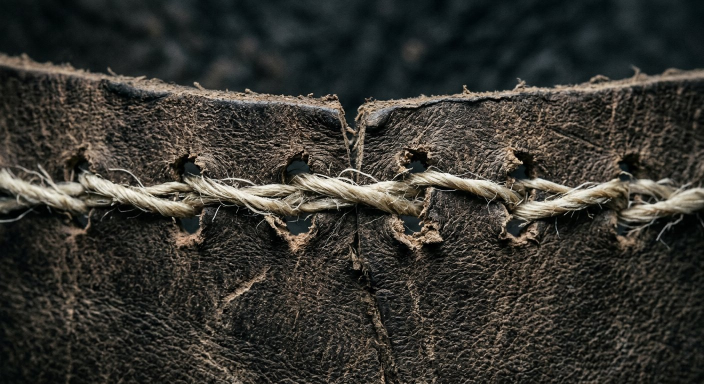
#> input picture production/tailors/stills/t042.jpg, 1408 x 768 px (shown at 1/2 size)
$ python thumbnail.py
#> lines starting #> are read from the running program, lines starting #| are printed output that depends on the picture
#> in build, im is the input picture: PIL image 1408x768 RGB; mean R, G, B 54.1, 53, 47.5
"""Thumbnail for the clothing episode.

Built the way the rain thumbnail had to be after v1 was rejected as flat, but
with a different problem to solve. Rain had one obvious subject; this episode's
strongest object is a 7 cm needle, which is invisible at 320 px. So the subject
is a close crop of the stitched seam (t042) - two pieces of hide, a coarse
thread, and a very visible hole - and the headline does the rest.

Rules carried over:
  * one big subject, not a wide landscape
  * the headline poses a problem instead of describing the topic
  * a date, because the date is the curiosity hook
  * high contrast so it separates from a grey feed
  * the reconstruction label stays, small but legible
  * nothing dishonest: no red arrows, no shocked face, no fake evidence

The headline is deliberately a problem rather than a fact: "NO ZIP. NO BUTTON.
NO THREAD?" asks what you would actually do, which is the episode's question.
"""
import os
from PIL import Image, ImageDraw, ImageFont, ImageFilter

HERE = os.path.dirname(os.path.abspath(__file__))
ROOT = os.path.dirname(os.path.dirname(os.path.dirname(HERE)))
KIT = os.path.join(ROOT, 'production/tailors/kit')
os.makedirs(KIT, exist_ok=True)
W, H = 1280, 720
DEJA = '/usr/share/fonts/truetype/dejavu/'

SRC = os.path.join(ROOT, 'production/tailors/stills/t042.jpg')
ALT = os.path.join(ROOT, 'production/tailors/stills/t043.jpg')

F_HUGE = ImageFont.truetype(DEJA + 'DejaVuSans-Bold.ttf', 96)
F_BIG = ImageFont.truetype(DEJA + 'DejaVuSans-Bold.ttf', 76)
F_YEAR = ImageFont.truetype(DEJA + 'DejaVuSans-Bold.ttf', 32)
F_LAB = ImageFont.truetype(DEJA + 'DejaVuSans.ttf', 19)

AMBER = (255, 176, 60)
WHITE = (255, 255, 255)


def cover(im, w, h, fx=0.5, fy=0.5):
#> called with w = 1280, h = 720, fx = 0.42, fy = 0.5
    s = max(w / im.width, h / im.height)
#> s = 0.938
    im = im.resize((round(im.width * s), round(im.height * s)), Image.LANCZOS)
#> im: PIL image 1320x720 RGB
    x = int((im.width - w) * fx)
#> x = 16
    y = int((im.height - h) * fy)
#> y = 0
    return im.crop((x, y, x + w, y + h))
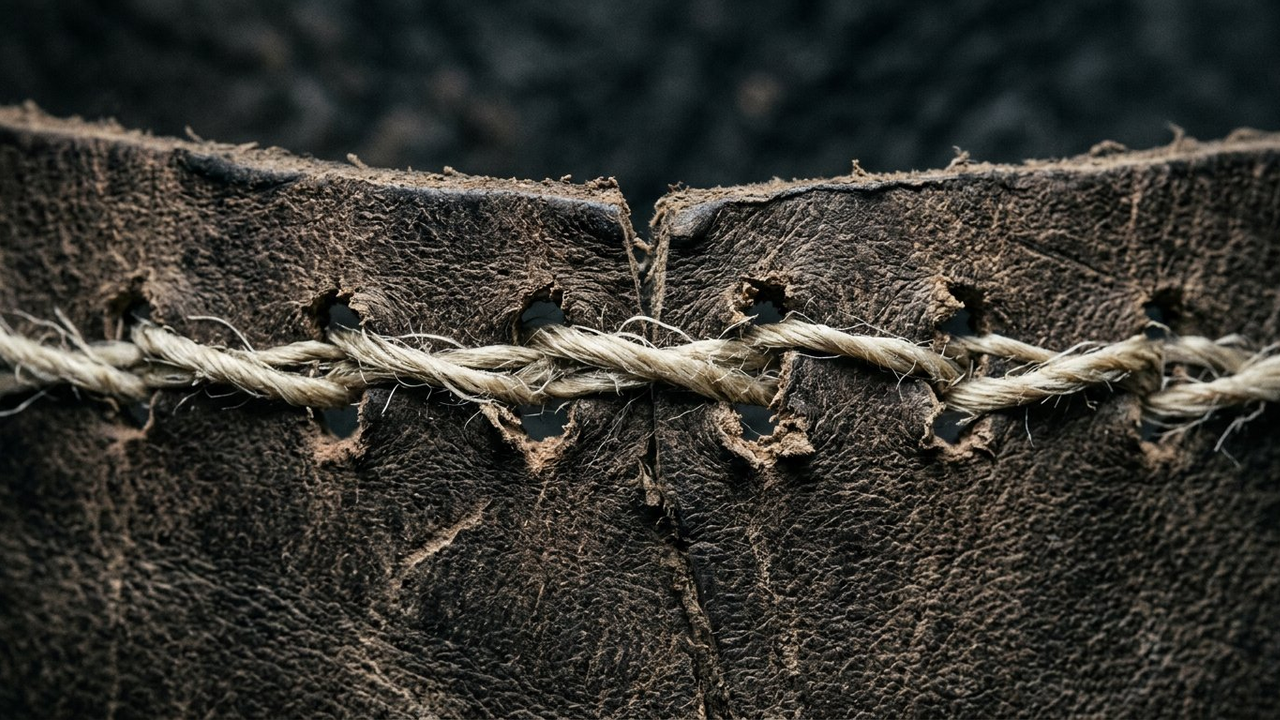
#> returned value: PIL image 1280x720 RGB; mean R, G, B 54.7, 53.6, 47.9


def shadow_text(d, xy, text, font, fill, layers=5):
    x, y = xy
    for i in range(layers, 0, -1):
        a = int(85 / i)
        d.text((x + i, y + i * 1.5), text, font=font, fill=(0, 0, 0, a))
    d.text((x, y), text, font=font, fill=fill)


def build(src, lines, out_name, fx=0.5, fy=0.5):
    im = Image.open(src).convert('RGB')
    im = cover(im, W, H, fx, fy)
    # grade: push contrast and cool the shadow end so the plate reads hard and
    # cold rather than soft and beige, which is what got v1 rejected
    im = im.filter(ImageFilter.UnsharpMask(radius=3, percent=85, threshold=2))
#> im: PIL image 1280x720 RGB
    px = im.load()
    im = im.point(lambda v: min(255, int((v - 128) * 1.22 + 118)))
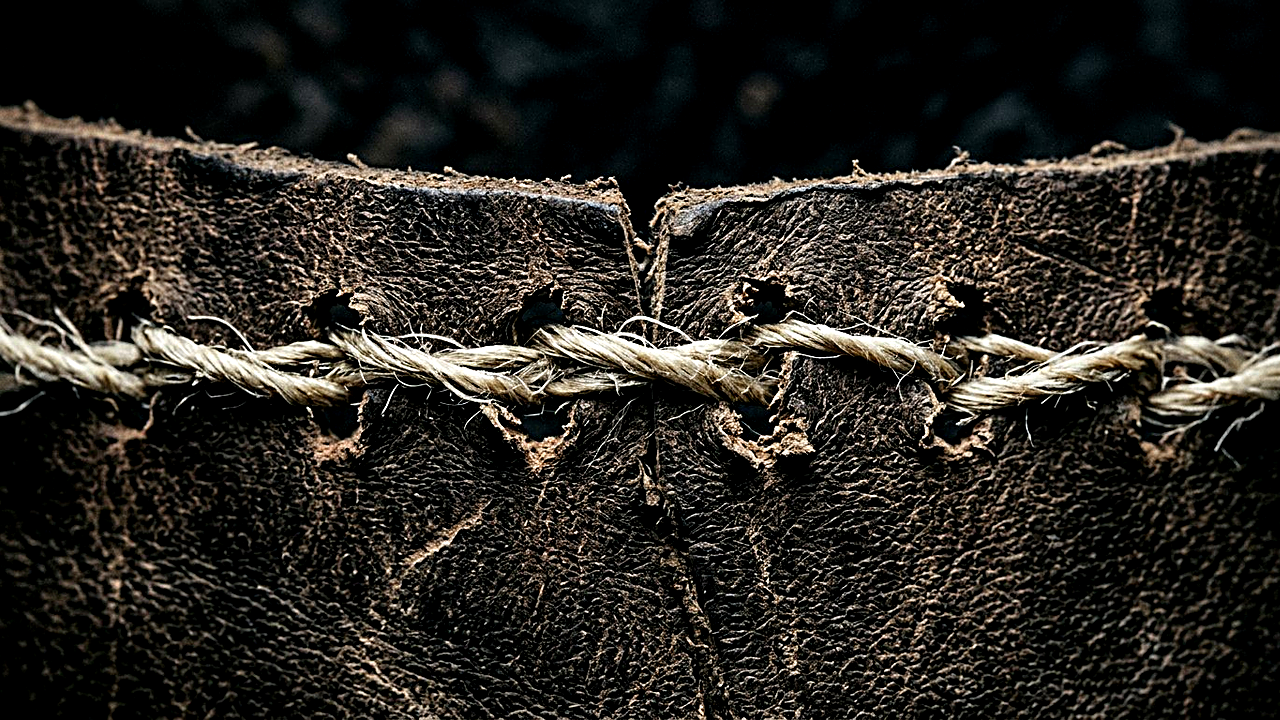
#> im: PIL image 1280x720 RGB; mean R, G, B 40.6, 37.6, 32.7
    im = im.convert('RGB')

    # left-hand vignette so type has somewhere to live without a flat bar
    grad = Image.new('L', (W, 1))
    for x in range(W):
        grad.putpixel((x, 0), int(215 * max(0.0, 1 - x / (W * 0.72)) ** 1.25))
    shade = Image.new('RGB', (W, H), (6, 10, 14))
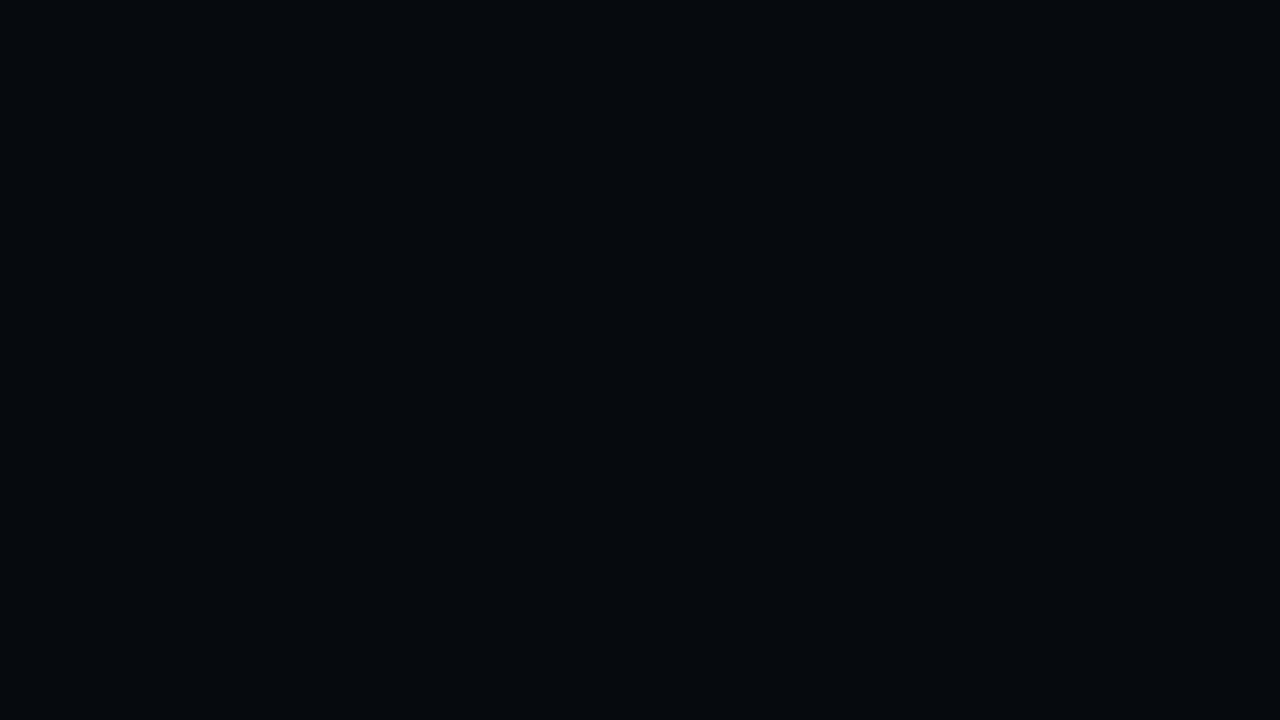
#> shade: PIL image 1280x720 RGB; mean R, G, B 6, 10, 14
    im = Image.composite(shade, im, grad.resize((W, H), Image.BILINEAR))
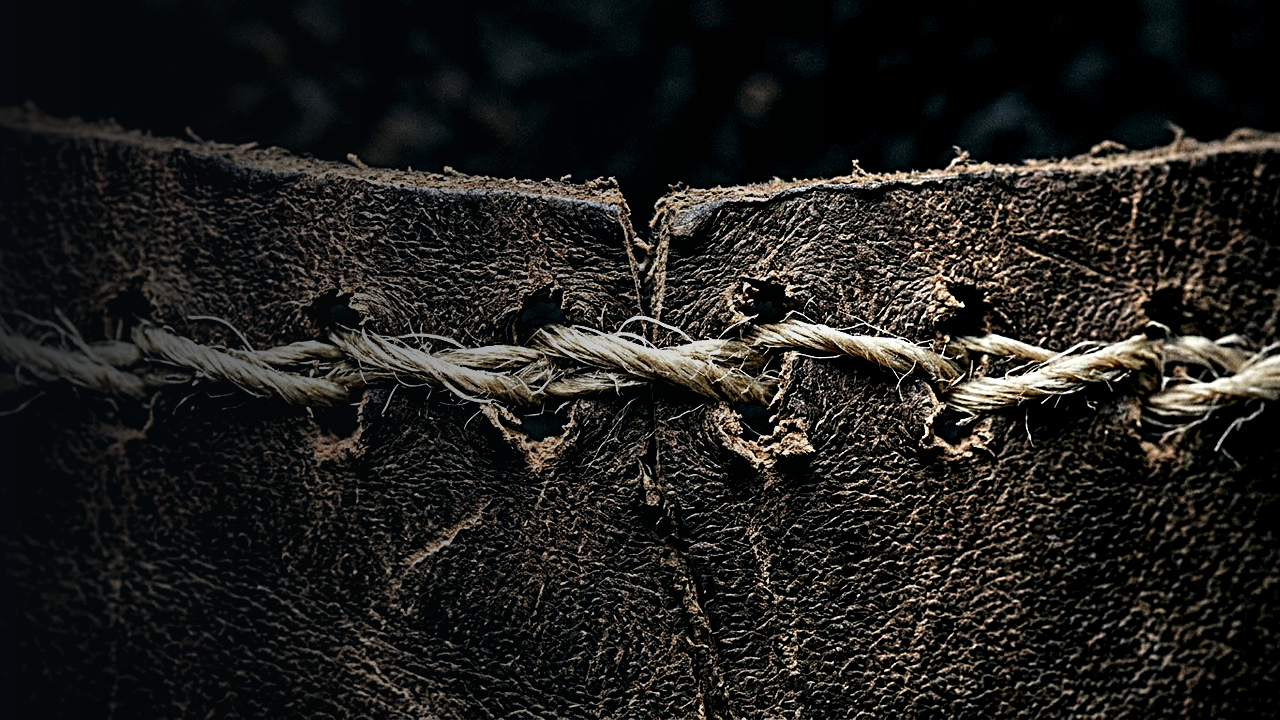
#> im: PIL image 1280x720 RGB; mean R, G, B 31.9, 30.8, 28.3

    d = ImageDraw.Draw(im, 'RGBA')
    y = 176
    for i, (txt, font, col, size) in enumerate(lines):
        shadow_text(d, (54, y), txt, font, col)
        y += size
#> after the loop, y = 452

    d.text((56, 96), 'NO TAILOR. NO ZIP. NO BUTTON.', font=F_YEAR, fill=AMBER)
    d.line([(56, 140), (56 + 470, 140)], fill=(255, 176, 60, 150), width=3)

    lab = 'Reconstruction, not a photograph of a find'
    tw = d.textbbox((0, 0), lab, font=F_LAB)[2]
#> tw = 404
    d.rounded_rectangle([W - tw - 44, 24, W - 20, 60], radius=7, fill=(0, 0, 0, 130))
    d.text((W - tw - 32, 31), lab, font=F_LAB, fill=(228, 228, 228, 240))

    out = os.path.join(KIT, out_name)
    im.save(out, quality=93)
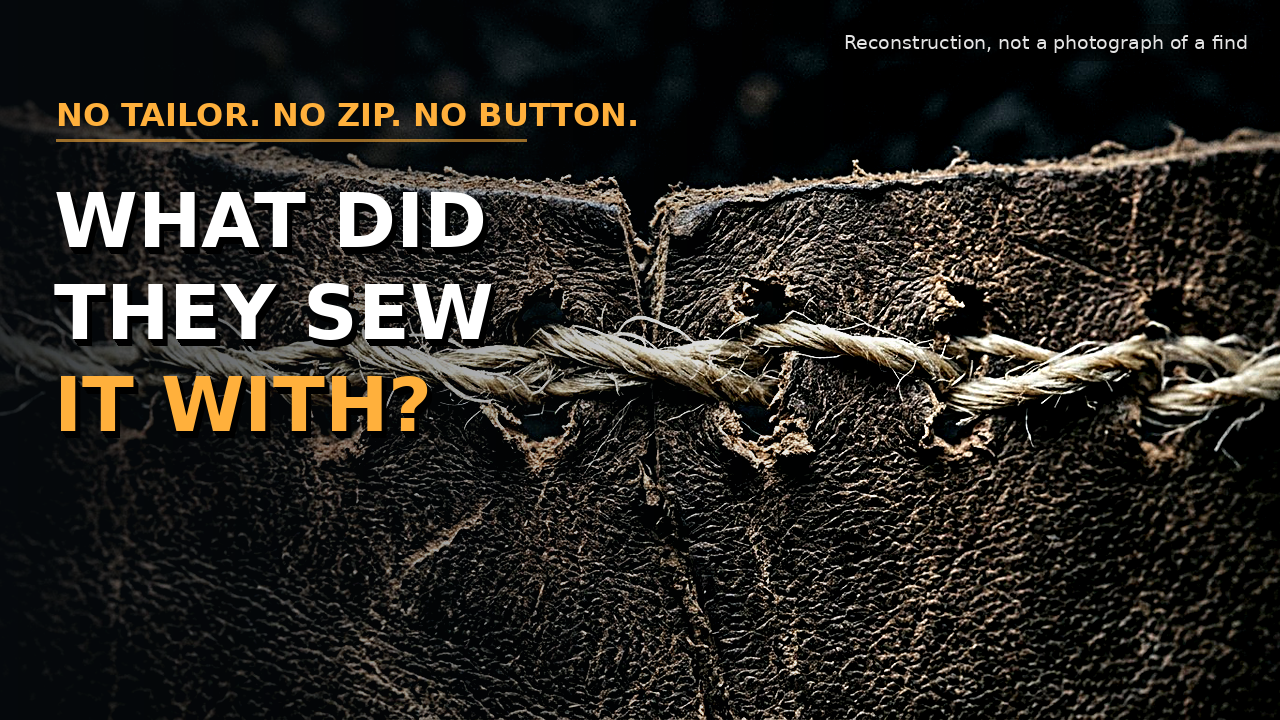
#> saved as thumbnail-1280x720.jpg: PIL image 1280x720 RGB; mean R, G, B 41.6, 39.1, 34.6
    prev = im.resize((320, 180), Image.LANCZOS)
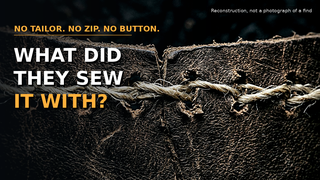
#> prev: PIL image 320x180 RGB; mean R, G, B 42, 39.5, 34.9
    prev.save(os.path.join(KIT, out_name.replace('.jpg', '-preview-320.jpg')), quality=90)
    print('wrote', out)
    return out


if __name__ == '__main__':
    build(SRC,
          [('WHAT DID', F_BIG, WHITE, 92),
           ('THEY SEW', F_BIG, WHITE, 92),
           ('IT WITH?', F_BIG, AMBER, 92)],
          'thumbnail-1280x720.jpg', fx=0.42, fy=0.5)

$ run again, with production/tailors/stills/t001.jpg copied over production/tailors/stills/t042.jpg
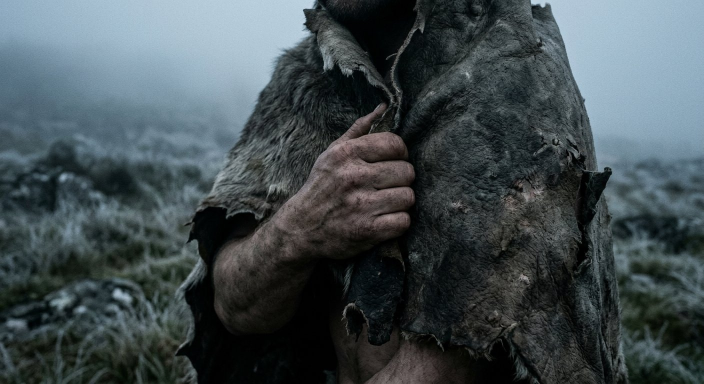
#> input picture production/tailors/stills/t001.jpg, 1408 x 768 px (shown at 1/2 size)
#> in build, im is the input picture: PIL image 1408x768 RGB; mean R, G, B 65.7, 76.4, 80.1
#> in build, `im = Image.composite(shade, im, grad.resize((W, H), Image.BILINEAR))`:
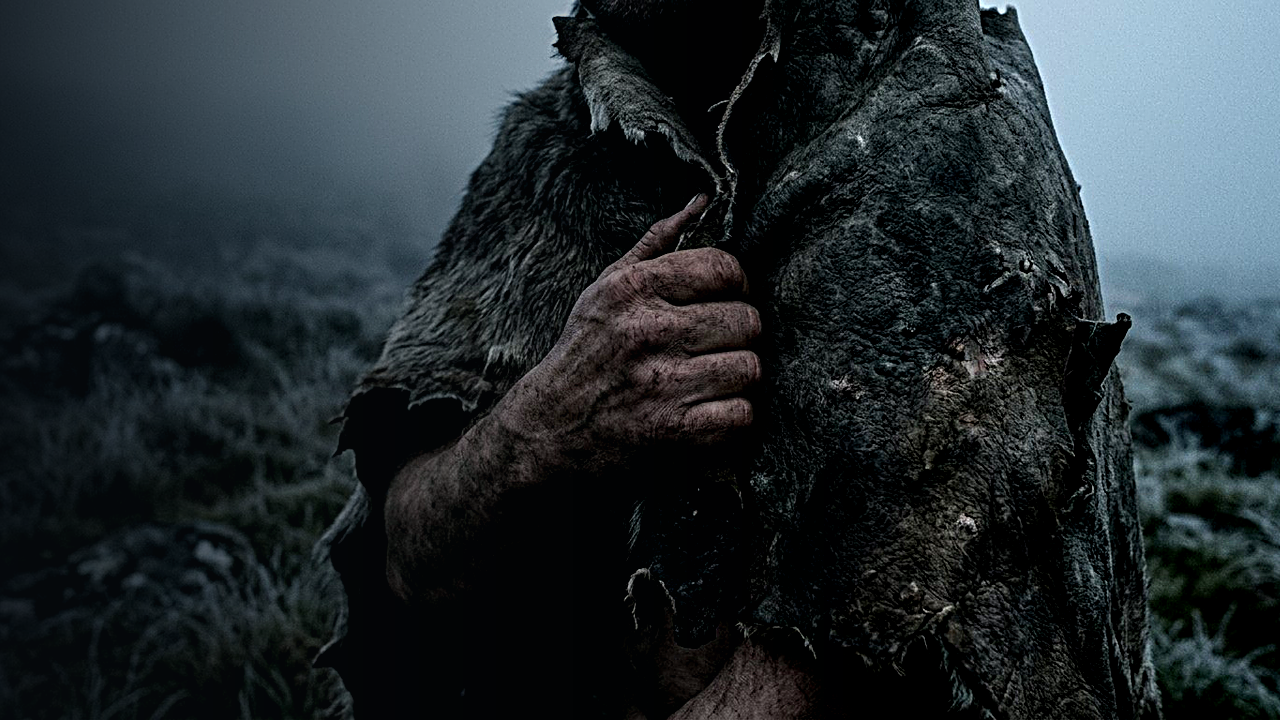
#> im: PIL image 1280x720 RGB; mean R, G, B 36.2, 44.3, 48.3
#> after the loop in build, `for i, (txt, font, col, size) in enumerate(lines):`: y = 452
#> tw = 404
#> in build, `prev = im.resize((320, 180), Image.LANCZOS)`:
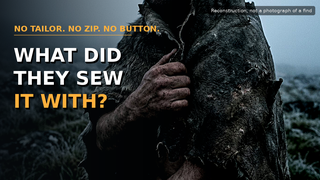
#> prev: PIL image 320x180 RGB; mean R, G, B 44.3, 50.2, 51.7

$ run again, with production/tailors/stills/t002.jpg copied over production/tailors/stills/t042.jpg
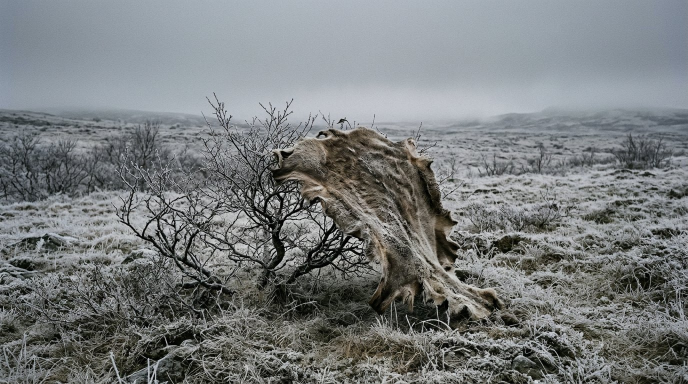
#> input picture production/tailors/stills/t002.jpg, 1376 x 768 px (shown at 1/2 size)
#> in build, im is the input picture: PIL image 1376x768 RGB; mean R, G, B 120, 123.6, 124.5
#> in build, `im = Image.composite(shade, im, grad.resize((W, H), Image.BILINEAR))`:
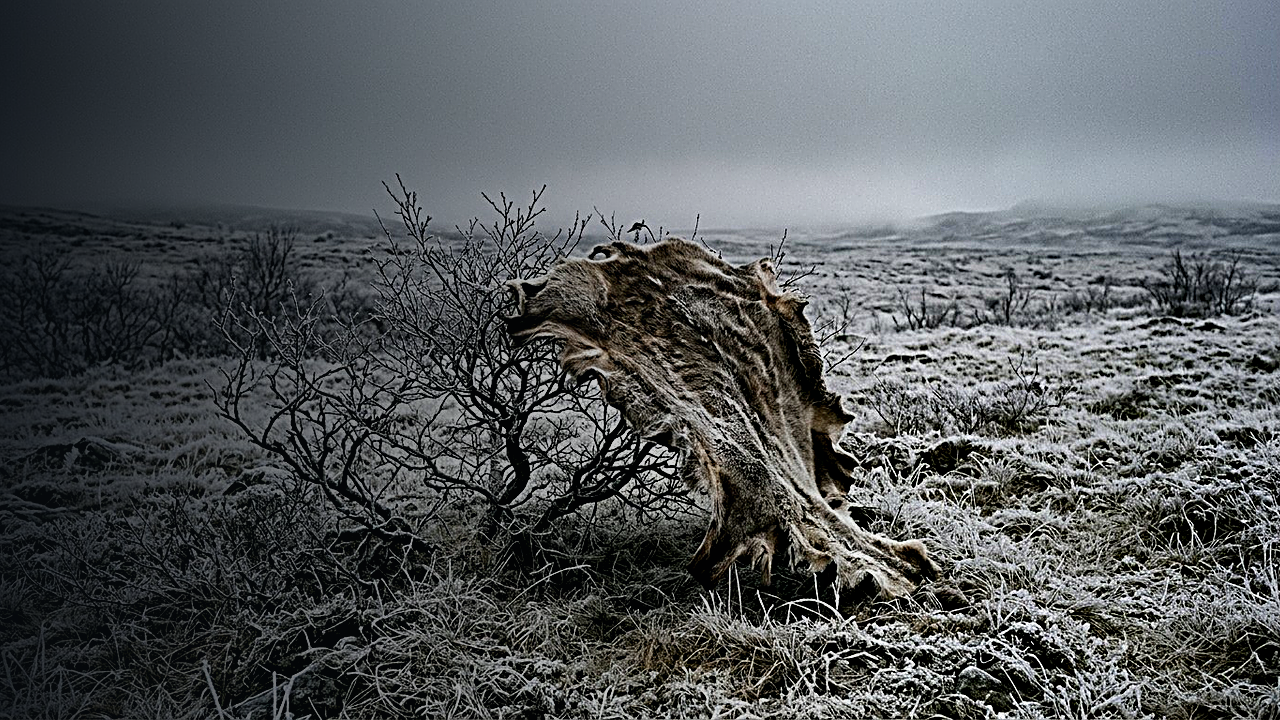
#> im: PIL image 1280x720 RGB; mean R, G, B 86.3, 90.2, 92.5
#> after the loop in build, `for i, (txt, font, col, size) in enumerate(lines):`: y = 452
#> tw = 404
#> in build, `prev = im.resize((320, 180), Image.LANCZOS)`:
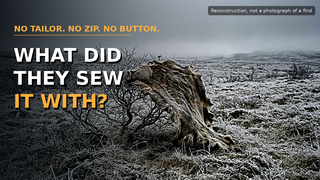
#> prev: PIL image 320x180 RGB; mean R, G, B 92.6, 94.9, 94.8

$ run again, with production/tailors/stills/t003.jpg copied over production/tailors/stills/t042.jpg
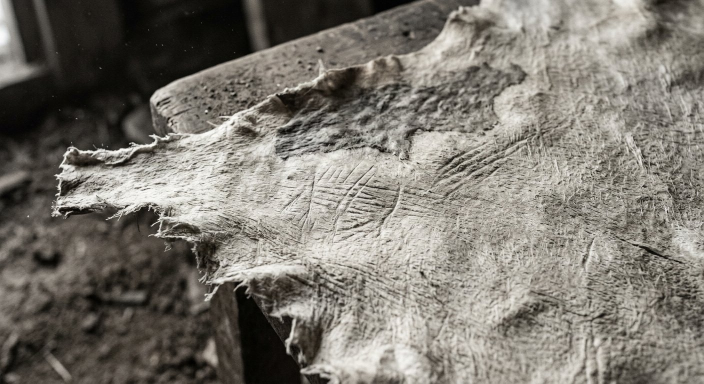
#> input picture production/tailors/stills/t003.jpg, 1408 x 768 px (shown at 1/2 size)
#> in build, im is the input picture: PIL image 1408x768 RGB; mean R, G, B 124.8, 120.5, 112.4
#> in build, `im = Image.composite(shade, im, grad.resize((W, H), Image.BILINEAR))`:
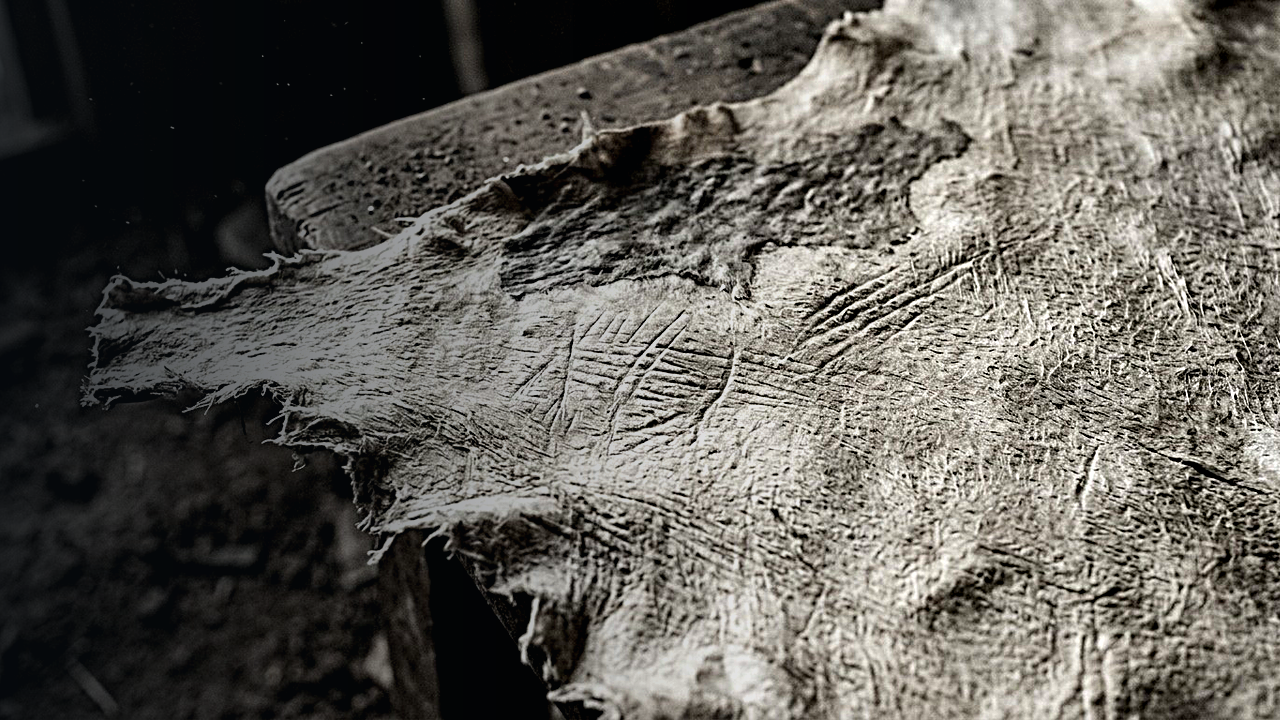
#> im: PIL image 1280x720 RGB; mean R, G, B 96.8, 94.3, 88.3
#> after the loop in build, `for i, (txt, font, col, size) in enumerate(lines):`: y = 452
#> tw = 404
#> in build, `prev = im.resize((320, 180), Image.LANCZOS)`:
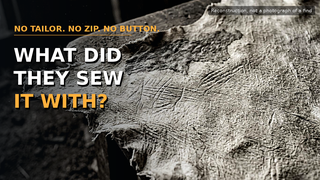
#> prev: PIL image 320x180 RGB; mean R, G, B 103, 99.1, 91.3
